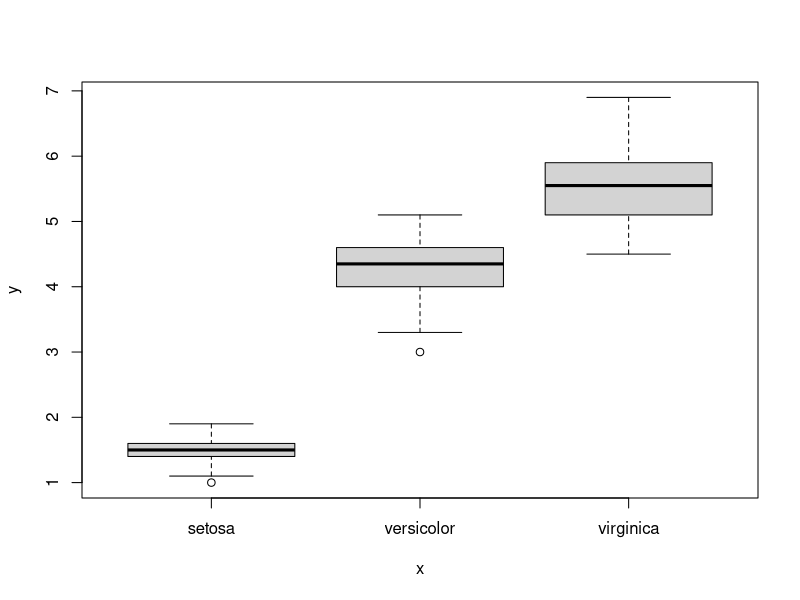
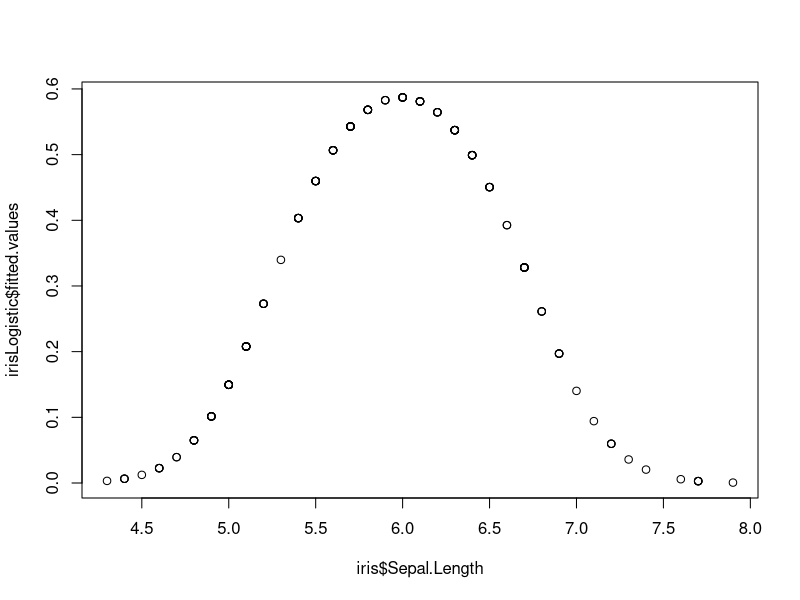

Reproduce these figures in R, in order.
## ---- chunk 1
head(iris)
plot(iris$Species, iris$Petal.Length)
## ---- chunk 2
iris$isVersicolor <- ifelse(iris$Species == "versicolor", 1, 0)

iris$SL_squared <- iris$Sepal.Length^2

irisLogistic <- glm(isVersicolor ~ SL_squared + Sepal.Length, data = iris, family = binomial)

summary(irisLogistic)
  
## ---- chunk 3
plot(x = iris$Sepal.Length, y = irisLogistic$fitted.values)
## ---- chunk 4
state2 = data.frame(state.x77)
## ---- chunk 5
model1 <- lm(Income~Illiteracy, data=state2)
summary(model1)
## ---- chunk 6
model2 <- lm(Income~Illiteracy + Murder, data = state2)
anova(model1, model2)

## ---- chunk 7
model3 <- lm(Income~Illiteracy + Murder + Population + Life.Exp + HS.Grad + Frost + Area, data = state2)
anova(model3, model1)
## ---- chunk 8
summary(model3)
## ---- chunk 9
illiteracyRateModel <- lm(Illiteracy~Murder + Population + Life.Exp + HS.Grad + Frost + Area, data = state2)
rSquared <- summary(illiteracyRateModel)$r.squared
1/(1-rSquared)
